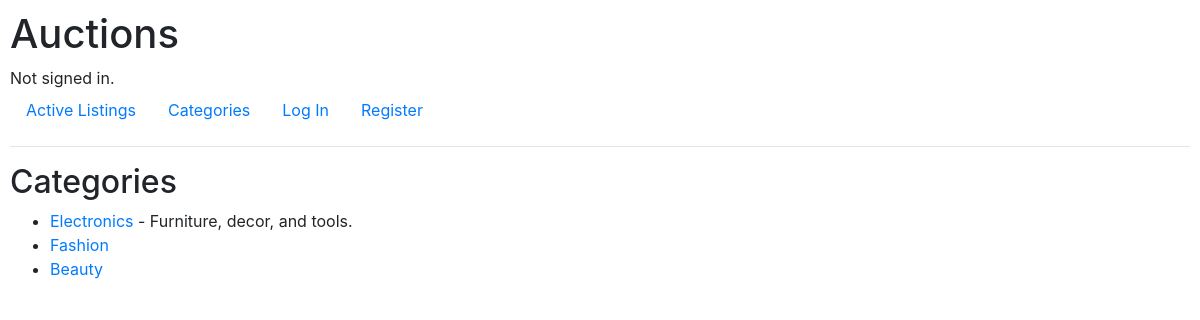
The page /categories on the database as committed earlier.
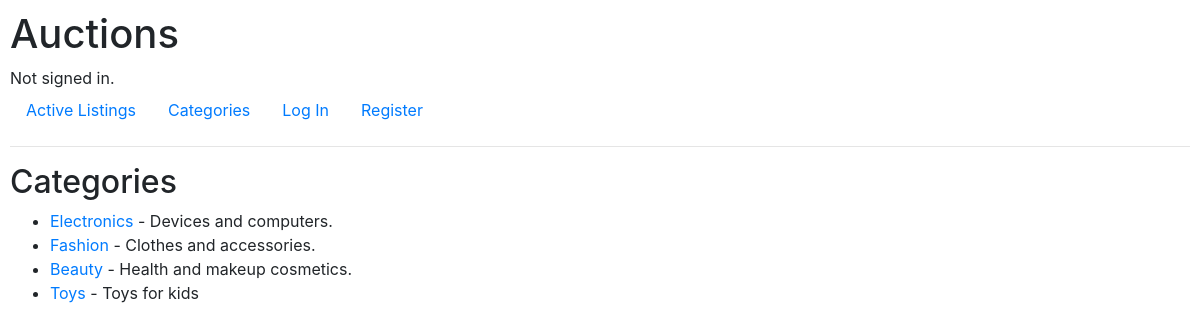
The same page on the database as committed later.
### auctions/models.py (models this page shows, shortened)
class Category(models.Model):
    name = models.CharField(max_length=50, unique=True)
    description = models.TextField(blank=True)

### auctions/views.py (the view)
# urls.py: path("categories", views.categories_list, name="categories"),
def categories_list(request):
    categories = Category.objects.all()
    context = {'categories': categories}
    return render(request, 'auctions/categories_list.html', context)

### auctions/templates/auctions/categories_list.html
{% extends 'auctions/layout.html' %}
{% block body %}
    <h2>Categories</h2>
    {% if categories %}
        <ul>
            {% for category in categories %}
                <li>
                    <a href="{% url 'category_detail' category.name %}">
                        {{ category.name }}
                    </a>
                    {% if category.description %}
                        - {{ category.description }}
                    {% endif %}
                </li>
            {% endfor %}
        </ul>
    {% else %}
        <p>No categories found.</p>
    {% endif %}
{% endblock %}

Rows that differ between the two databases and show on the page:
changed Category "Electronics": description "Furniture, decor, and tools." → "Devices and computers."
changed Category "Fashion": description (not shown) → "Clothes and accessories."
changed Category "Beauty": description (not shown) → "Health and makeup cosmetics."
added Category: name "Toys", description "Toys for kids"
